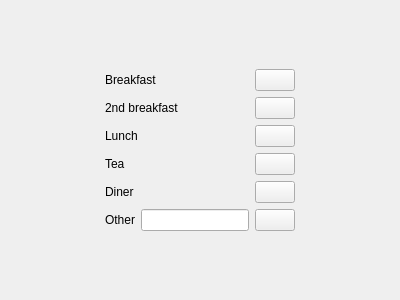
<?xml version="1.0" encoding="UTF-8"?>
<ui version="4.0">
 <class>MealTabInsertWidget</class>
 <widget class="QWidget" name="MealTabInsertWidget">
  <property name="geometry">
   <rect>
    <x>0</x>
    <y>0</y>
    <width>400</width>
    <height>300</height>
   </rect>
  </property>
  <property name="windowTitle">
   <string>Form</string>
  </property>
  <layout class="QGridLayout" name="gridLayout">
   <item row="0" column="1">
    <spacer name="verticalSpacer">
     <property name="orientation">
      <enum>Qt::Vertical</enum>
     </property>
     <property name="sizeHint" stdset="0">
      <size>
       <width>20</width>
       <height>40</height>
      </size>
     </property>
    </spacer>
   </item>
   <item row="1" column="1">
    <layout class="QGridLayout" name="gridLayout_2">
     <item row="5" column="0" colspan="2">
      <widget class="QLabel" name="label_dinner">
       <property name="text">
        <string>Diner</string>
       </property>
      </widget>
     </item>
     <item row="1" column="2">
      <widget class="QPushButton" name="push_br">
       <property name="text">
        <string/>
       </property>
      </widget>
     </item>
     <item row="3" column="0" colspan="2">
      <widget class="QLabel" name="label_lunch">
       <property name="text">
        <string>Lunch</string>
       </property>
      </widget>
     </item>
     <item row="2" column="0" colspan="2">
      <widget class="QLabel" name="label_breakfast2">
       <property name="text">
        <string>2nd breakfast</string>
       </property>
      </widget>
     </item>
     <item row="4" column="0" colspan="2">
      <widget class="QLabel" name="label_tea">
       <property name="text">
        <string>Tea</string>
       </property>
      </widget>
     </item>
     <item row="6" column="0">
      <widget class="QLabel" name="label_other">
       <property name="text">
        <string>Other</string>
       </property>
      </widget>
     </item>
     <item row="1" column="0" colspan="2">
      <widget class="QLabel" name="label_breakfast">
       <property name="text">
        <string>Breakfast</string>
       </property>
      </widget>
     </item>
     <item row="6" column="1">
      <widget class="QLineEdit" name="line_other"/>
     </item>
     <item row="2" column="2">
      <widget class="QPushButton" name="push_br2">
       <property name="text">
        <string/>
       </property>
      </widget>
     </item>
     <item row="3" column="2">
      <widget class="QPushButton" name="push_lunch">
       <property name="text">
        <string/>
       </property>
      </widget>
     </item>
     <item row="4" column="2">
      <widget class="QPushButton" name="push_tea">
       <property name="text">
        <string/>
       </property>
      </widget>
     </item>
     <item row="5" column="2">
      <widget class="QPushButton" name="push_dinner">
       <property name="text">
        <string/>
       </property>
      </widget>
     </item>
     <item row="6" column="2">
      <widget class="QPushButton" name="push_other">
       <property name="text">
        <string/>
       </property>
      </widget>
     </item>
    </layout>
   </item>
   <item row="2" column="1">
    <spacer name="verticalSpacer_2">
     <property name="orientation">
      <enum>Qt::Vertical</enum>
     </property>
     <property name="sizeHint" stdset="0">
      <size>
       <width>20</width>
       <height>40</height>
      </size>
     </property>
    </spacer>
   </item>
   <item row="1" column="0">
    <spacer name="horizontalSpacer">
     <property name="orientation">
      <enum>Qt::Horizontal</enum>
     </property>
     <property name="sizeHint" stdset="0">
      <size>
       <width>40</width>
       <height>20</height>
      </size>
     </property>
    </spacer>
   </item>
   <item row="1" column="2">
    <spacer name="horizontalSpacer_2">
     <property name="orientation">
      <enum>Qt::Horizontal</enum>
     </property>
     <property name="sizeHint" stdset="0">
      <size>
       <width>40</width>
       <height>20</height>
      </size>
     </property>
    </spacer>
   </item>
  </layout>
 </widget>
 <tabstops>
  <tabstop>push_br</tabstop>
  <tabstop>push_br2</tabstop>
  <tabstop>push_lunch</tabstop>
  <tabstop>push_tea</tabstop>
  <tabstop>push_dinner</tabstop>
  <tabstop>line_other</tabstop>
  <tabstop>push_other</tabstop>
 </tabstops>
 <resources/>
 <connections/>
</ui>
